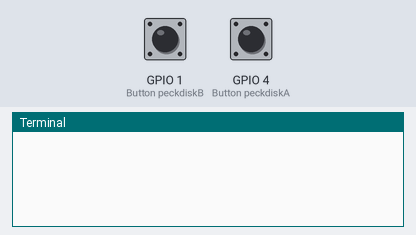
Bench run of a program on a simulated Raspberry Pi (BCM pin numbers). Parts: the last lines printed to the terminal. Inputs (shaded band) come from the test bench; at power-on: GPIO 1 (Button peckdiskB) HIGH, GPIO 4 (Button peckdiskA) HIGH. The clock reads 2024-03-15 10:24:30 at power-on unless the program sets it.

Above: at 1.2 s.
1.3 s: GPIO 1 (Button peckdiskB) pulled LOW for 0.15 s
At 2.5 s:
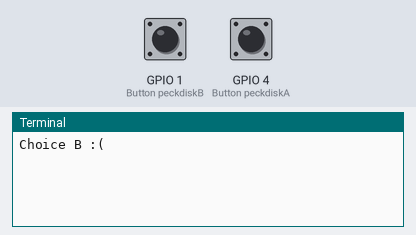
2.9 s: GPIO 4 (Button peckdiskA) pulled LOW for 0.15 s
At 3.8 s:
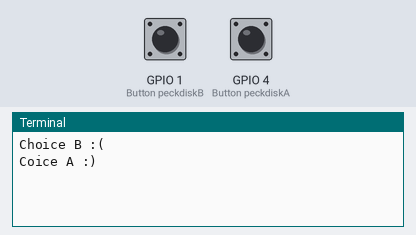

The program:

peckdisk.py
```python
import gpiozero
import time

# Maybe include a popup pinout to mark button connection
GPIOA = 4
GPIOB = 1

peckdiskA = gpiozero.Button(GPIOA)
peckdiskB = gpiozero.Button(GPIOB)

starttime = time.time()
try:
    while True:
        if peckdiskA.is_pressed:
            print('Coice A :)')
            time.sleep(0.2)
        elif peckdiskB.is_pressed:
            print('Choice B :(')
            time.sleep(0.2)
        looptime = time.time()
        if looptime - starttime > 20:
            print('session ended')
            break

except KeyboardInterrupt:
    print('session aborted')

peckdiskA.close()
peckdiskB.close()
```

Measured:
- after the input at 1.3 s, the terminal: prints a new line at once (image 1)
- after the input at 2.9 s, the terminal: prints a new line at once (image 2)
